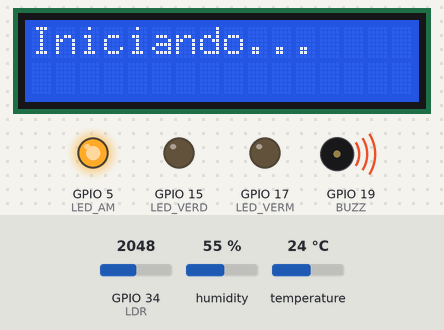
A sketch run on a simulated ESP32. On the bench: 16×2 character LCD, output pins drawn as LEDs (lit = HIGH), buzzer (waves = sounding). The test bench sets the inputs (shaded band); at power-on: GPIO 34 (LDR) = 2048, humidity 55 %, temperature 24 °C. WiFi joins after 1.5 s; servers stay silent unless stated; no MQTT or app messages arrive unless stated; what the sketch prints to the serial monitor is not drawn.

Above: at 3.1 s.
At 6.8 s:
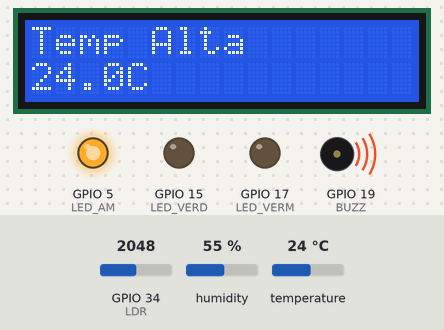
6.9 s: GPIO 34 (LDR) set to 2005
At 12.7 s:
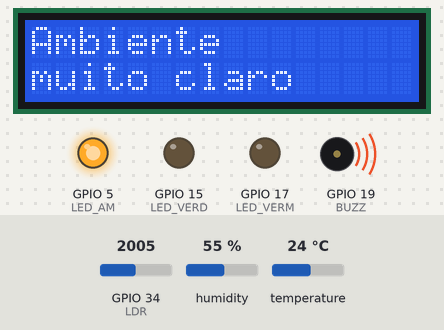
12.9 s: humidity set to 22 %
28.6 s: humidity set to 68 %
At 31.2 s:
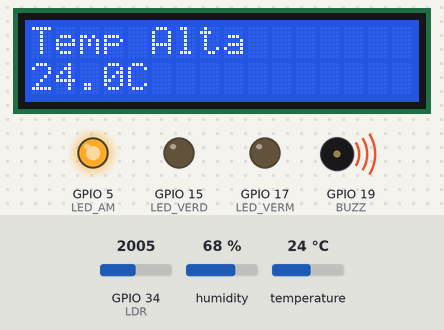
31.8 s: humidity set to 40 %
At 33.4 s:
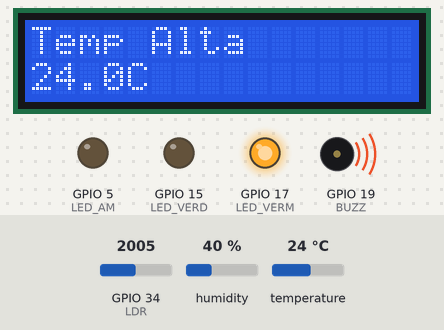
Timing chart, 0 to 34.9 s (numbered marks = the images above; inputs shaded):
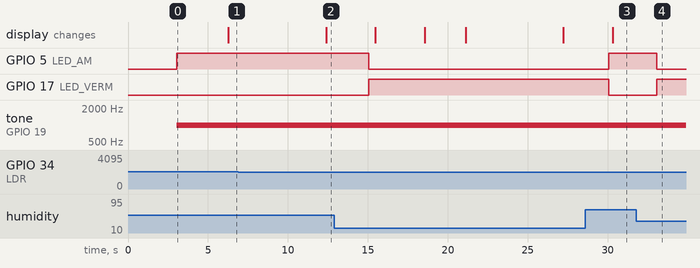

Measured:
- the behaviour switches between 2044 and 2043 on GPIO 34 (LDR) (found by bisection; images 1 and 2)
- after the input at 6.9 s, the display: changes after 5.5 s (image 2)
- after the input at 28.6 s, GPIO 5 (LED_AM): LOW → HIGH after 1.5 s; GPIO 17 (LED_VERM): HIGH → LOW after 1.5 s
- after the input at 31.8 s, GPIO 5 (LED_AM): HIGH → LOW after 1.3 s; GPIO 17 (LED_VERM): LOW → HIGH after 1.3 s

The sketch:

agnello.ino
```cpp
#include <WiFi.h>
#include <PubSubClient.h>
#include <DHT.h>
#include <LiquidCrystal_I2C.h>

// ======== DEFINIÇÕES DE PINOS ========
#define LED_VERM 17
#define LED_VERD 15
#define LED_AM 5
#define LDR 34
#define DHTPIN 4
#define DHTTYPE DHT22
#define BUZZ 19

// ======== LCD CONFIG ========
#define I2C_ADDR 0x27
#define LCD_COLUMNS 16
#define LCD_LINES 2
LiquidCrystal_I2C lcd(I2C_ADDR, LCD_COLUMNS, LCD_LINES);

// ======== DHT ========
DHT dht(DHTPIN, DHTTYPE);

// ======== CONSTANTES ========
const float GAMMA = 0.7;
const float RL10 = 50.0;
const int meia_luz = 60;
const int muito_claro = 100;

// ======== WI-FI E MQTT CONFIG ========
const char* default_SSID = "Wokwi-GUEST";
const char* default_PASSWORD = "";
const char* default_BROKER_MQTT = "107.22.140.214";
const int default_BROKER_PORT = 1883;
const char* default_TOPICO_SUBSCRIBE = "/TEF/device007/cmd";
const char* default_TOPICO_PUBLISH_1 = "/TEF/device007/attrs";
const char* default_TOPICO_PUBLISH_2 = "/TEF/device007/attrs/l";
const char* default_TOPICO_PUBLISH_3 = "/TEF/device007/attrs/t";
const char* default_TOPICO_PUBLISH_4 = "/TEF/device007/attrs/u";
const char* default_ID_MQTT = "fiware_001";
const char* topicPrefix = "device007";

// Variáveis para configurações editáveis
char* SSID = const_cast<char*>(default_SSID);
char* PASSWORD = const_cast<char*>(default_PASSWORD);
char* BROKER_MQTT = const_cast<char*>(default_BROKER_MQTT);
int BROKER_PORT = default_BROKER_PORT;
char* TOPICO_SUBSCRIBE = const_cast<char*>(default_TOPICO_SUBSCRIBE);
char* TOPICO_PUBLISH_1 = const_cast<char*>(default_TOPICO_PUBLISH_1);
char* TOPICO_PUBLISH_2 = const_cast<char*>(default_TOPICO_PUBLISH_2);
char* TOPICO_PUBLISH_3 = const_cast<char*>(default_TOPICO_PUBLISH_3);
char* TOPICO_PUBLISH_4 = const_cast<char*>(default_TOPICO_PUBLISH_4);
char* ID_MQTT = const_cast<char*>(default_ID_MQTT);

WiFiClient espClient;
PubSubClient MQTT(espClient);

char EstadoSaida = '0';

// ======== VARIÁVEIS ========
float voltage, resistance, lux, temp, umid, mediaTemp, mediaUmid, somaTemp, somaUmid;
int lum, contadorMensagens, lum_ldr;
int leituras = 5;

#define PRIORIDADE_NORMAL 0
#define PRIORIDADE_MEDIA 1
#define PRIORIDADE_ALTA 2

static int prioridadeAtual = PRIORIDADE_NORMAL;
bool alarmeLuminosidade = false;
bool alarmeTemperatura = false;
bool alarmeUmidade = false;

unsigned long tempoAtual = 0;
unsigned long ultimaLeituraSensor = 0;
unsigned long ultimoUpdateRapido = 0;
unsigned long intervaloLeitura = 3000;
const unsigned long intervaloRapido = 200;
unsigned long tempoMensagemLCD = 3000;
bool mostrandoMensagem = false;
String mensagemAtualLinha1 = "";
String mensagemAtualLinha2 = "";
unsigned long tempoExibicaoMensagem = 0;
bool mensagemPrioritaria = false;
bool condicaoNormal = true;
bool alarmeLigado = false;

bool controleManual = false;
unsigned long tempoUltimoComando = 0;
const unsigned long TEMPO_RESET_MANUAL = 100000;

struct Mensagem {
  String linha1;
  String linha2;
  int prioridade;
};

Mensagem mensagensPrioritarias[4];

byte taca1[8] = {
  B11111,
  B10000,
  B11111,
  B11111,
  B01111,
  B00111,
  B00001,
  B00001
  };

byte taca2[8] = {
  B11111,
  B00001,
  B11111,
  B11111,
  B11110,
  B11100,
  B10000,
  B10000
};

byte taca3[8] = {
  B00001,
  B00001,
  B00001,
  B00001,
  B00001,
  B01111,
  B00000,
  B00000
};

byte taca4[8] = {
  B10000,
  B10000,
  B10000,
  B10000,
  B10000,
  B11110,
  B00000,
  B00000
};


// ======== FUNÇÕES ========
void initWiFi() {
    delay(10);
    Serial.println("------Conexao WI-FI------");
    Serial.print("Conectando-se na rede: ");
    Serial.println(SSID);
    Serial.println("Aguarde");
    reconectWiFi();
}

void reconectWiFi() {
    if (WiFi.status() == WL_CONNECTED)
        return;
    WiFi.begin(SSID, PASSWORD);
    while (WiFi.status() != WL_CONNECTED) {
        delay(100);
        Serial.print(".");
    }
    Serial.println();
    Serial.println("Conectado com sucesso na rede ");
    Serial.print(SSID);
    Serial.println("IP obtido: ");
    Serial.println(WiFi.localIP());
}

void initMQTT() {
  MQTT.setServer(BROKER_MQTT, BROKER_PORT);
  MQTT.setCallback(mqtt_callback);
}

void reconnectMQTT() {
  while (!MQTT.connected()) {
    Serial.print("* Tentando conectar ao broker MQTT: ");
    Serial.println(BROKER_MQTT);
    if (MQTT.connect(ID_MQTT)) {
      Serial.println("Conectado ao broker MQTT!");
      MQTT.subscribe(TOPICO_SUBSCRIBE);
    } else {
      Serial.println("Falha na conexão, tentando novamente...");
      delay(2000);
    }
  }
}

void mqtt_callback(char* topic, byte* payload, unsigned int length) {
    String msg;
    for (int i = 0; i < length; i++) {
        char c = (char)payload[i];
        msg += c;
    }
    Serial.print("- Mensagem recebida: ");
    Serial.println(msg);
    String onTopic = String(topicPrefix) + "@on|";
    String offTopic = String(topicPrefix) + "@off|";
    String autoTopic = String(topicPrefix) + "@auto|";

    if (msg.equals(onTopic)) {
        ligarBuzz();
        controleManual = true;
        EstadoSaida = '1';
        Serial.println("Modo manual ativado → Buzzer LIGADO por comando MQTT");
    }

    if (msg.equals(offTopic)) {
        desligarBuzz();
        controleManual = true;
        EstadoSaida = '0';
        Serial.println("Modo manual ativado → Buzzer DESLIGADO por comando MQTT");
    }

    if (msg.equals(autoTopic)) {
       controleManual = false;
       Serial.println("Modo automatico ativado → Buzzer cotrolado por sensores");
    }
}

void VerificaConexoesWiFIEMQTT() {
    if (!MQTT.connected())
        reconnectMQTT();
    reconectWiFi();
}

void AtualizaEstadoSaida() {
  if (!controleManual){
    if (alarmeLigado) {
      ligarBuzz();
      EstadoSaida = '1';
    }else {
      desligarBuzz();
      EstadoSaida = '0';
    }
  }
}

void EnviaEstadoOutputMQTT() {
    AtualizaEstadoSaida();
    if (EstadoSaida == '1') {
        MQTT.publish(TOPICO_PUBLISH_1, "s|on");
    }

    if (EstadoSaida == '0') {
        MQTT.publish(TOPICO_PUBLISH_1, "s|off");
    }
    Serial.print("Estado enviado ao broker: ");
    Serial.println(EstadoSaida == '1' ? "ON" : "OFF");
    Serial.print("Modo atual: ");
    Serial.println(controleManual ? "MANUAL" : "AUTOMÁTICO");
}

void ligarBuzz() {
  if (!alarmeLigado) {
    tone(BUZZ, 1000);
    alarmeLigado = true;
  }
}

void desligarBuzz() {
  if (alarmeLigado) {
    noTone(BUZZ);
    alarmeLigado = false;
  }
}

// ======== SENSOR DE LUMINOSIDADE ========
void sensorLuminosidade(){
  lum_ldr = analogRead(LDR);
  lum = map(lum_ldr, 4095, 0, 1024, 0);
  voltage = lum / 1024.0 * 5;
  resistance = 2000 * voltage / (1 - voltage / 5);
  lux = pow(RL10 * 1e3 * pow(10, GAMMA) / resistance, (1 / GAMMA));

  Serial.print("Leitura ADC: ");
  Serial.print(lum_ldr);
  Serial.print(" | Lum: ");
  Serial.print(lum);
  Serial.print(" | Lux: ");
  Serial.println(lux);

  String mensagemLumi = String(lux);
  MQTT.publish(default_TOPICO_PUBLISH_2, mensagemLumi.c_str());
}


// ======== SENSOR DHT22 ========
void sensorTempUmid(){
  temp = dht.readTemperature();
  umid = dht.readHumidity();

  Serial.print("Temp: ");
  Serial.print(temp);
  Serial.print("°C | Umid: ");
  Serial.print(umid);
  Serial.print("%");

  String mensagemTemp = String(temp);
  MQTT.publish(default_TOPICO_PUBLISH_3, mensagemTemp.c_str());
  //String umidMsg = "umidade: " + String(umid);
  String mensagemUmid = String(umid);
  MQTT.publish(default_TOPICO_PUBLISH_4, mensagemUmid.c_str());
}

// ======== LCD ========
void atualizarLCD() {
  static unsigned long ultimaAtualizacao = 0;
  static String ultimaLinha1 = "";
  static String ultimaLinha2 = "";
  const unsigned long intervaloAtualizacao = 500;

 if (millis() - ultimaAtualizacao >= intervaloAtualizacao) {
    if (mensagemAtualLinha1 != ultimaLinha1 || mensagemAtualLinha2 != ultimaLinha2) {
      lcd.setCursor(0, 0);
      lcd.print("                ");
      lcd.setCursor(0, 0);
      lcd.print(mensagemAtualLinha1);
      lcd.setCursor(0, 1);
      lcd.print("                ");
      lcd.setCursor(0, 1);
      lcd.print(mensagemAtualLinha2);

      ultimaLinha1 = mensagemAtualLinha1;
      ultimaLinha2 = mensagemAtualLinha2;
    }
    ultimaAtualizacao = millis();
  }
}

// ======== LÓGICA DE EXIBIÇÃO ========
void mostrarMensagem(String linha1, String linha2, int prioridade) {
  static int ultimaPrioridade = PRIORIDADE_NORMAL;

  if (prioridade >= PRIORIDADE_ALTA) {
    if (contadorMensagens < 4) {
      mensagensPrioritarias[contadorMensagens].linha1 = linha1;
      mensagensPrioritarias[contadorMensagens].linha2 = linha2;
      mensagensPrioritarias[contadorMensagens].prioridade = prioridade;
      contadorMensagens++;
    }
  }

  static unsigned long tempoExibicao = 0;
  static bool exibindoMensagensPrioritarias = false;

  if (contadorMensagens > 0) {
    if (!exibindoMensagensPrioritarias) {
      exibindoMensagensPrioritarias = true;
      tempoExibicao = millis();
    }

    if (millis() - tempoExibicao >= tempoMensagemLCD) {
      mensagemAtualLinha1 = mensagensPrioritarias[0].linha1;
      mensagemAtualLinha2 = mensagensPrioritarias[0].linha2;
      atualizarLCD();
      for (int i = 0; i < contadorMensagens - 1; i++) {
        mensagensPrioritarias[i] = mensagensPrioritarias[i + 1];
      }

      contadorMensagens--;
      tempoExibicao = millis();
    }
  }
  if (contadorMensagens == 0 && exibindoMensagensPrioritarias) {
    exibindoMensagensPrioritarias = false;
  }

  if (contadorMensagens == 0 && !exibindoMensagensPrioritarias) {
    if (prioridade == PRIORIDADE_NORMAL) {
      mensagemAtualLinha1 = linha1;
      mensagemAtualLinha2 = linha2;
      atualizarLCD();
    }
  }
}

void setup(){
  lcd.init();
  lcd.backlight();
  lcd.clear();
  lcd.setCursor(0, 0);
  lcd.print("Iniciando...");

  pinMode(LED_VERM, OUTPUT);
  pinMode(LED_AM, OUTPUT);
  pinMode(LED_VERD, OUTPUT);
  pinMode(BUZZ, OUTPUT);

  Serial.begin(115200);
  dht.begin();

  lcd.createChar(0, taca1);
  lcd.createChar(1, taca2);
  lcd.createChar(2, taca3);
  lcd.createChar(3, taca4);

  initWiFi();
  initMQTT();
  MQTT.publish(TOPICO_PUBLISH_1, "s|on");

}

void loop(){
  VerificaConexoesWiFIEMQTT();
  EnviaEstadoOutputMQTT();
  MQTT.loop();

  tempoAtual = millis();

  sensorLuminosidade();
  sensorTempUmid();

  atualizarLCD();

  if (tempoAtual - ultimoUpdateRapido >= intervaloRapido) {
    atualizarLCD();
    ultimoUpdateRapido = tempoAtual;
  }

  if (tempoAtual - ultimaLeituraSensor >= intervaloLeitura) {
    ultimaLeituraSensor = tempoAtual;

    somaTemp = 0;
    somaUmid = 0;

    for (int i = 0; i < leituras; i++) {
      sensorTempUmid();
      sensorLuminosidade();
      somaTemp += temp;
      somaUmid += umid;
    }

    mediaTemp = somaTemp / leituras;
    mediaUmid = somaUmid / leituras;

    alarmeLuminosidade = false;
    alarmeTemperatura = false;
    alarmeUmidade = false;
    condicaoNormal = true;

    if (lux <= meia_luz) {
      digitalWrite(LED_VERD, HIGH);
      digitalWrite(LED_AM, LOW);
      digitalWrite(LED_VERM, LOW);
    }
    else if (lux > meia_luz && lux < muito_claro) {
      digitalWrite(LED_VERD, LOW);
      digitalWrite(LED_AM, HIGH);
      digitalWrite(LED_VERM, LOW);
      mostrarMensagem("Ambiente", "meia luz", PRIORIDADE_MEDIA);
      condicaoNormal = false;
    }
    else if (lux >= muito_claro) {
      digitalWrite(LED_VERD, LOW);
      digitalWrite(LED_AM, LOW);
      digitalWrite(LED_VERM, HIGH);
      mostrarMensagem("Ambiente", "muito claro", PRIORIDADE_ALTA);
      alarmeLuminosidade = true;
      condicaoNormal = false;
    }

    if(temp > 15){
      digitalWrite(LED_VERD, LOW);
      digitalWrite(LED_AM, HIGH);
      digitalWrite(LED_VERM, LOW);
      mostrarMensagem("Temp Alta", String(temp, 1) + "C", PRIORIDADE_ALTA);
      alarmeTemperatura = true;
      condicaoNormal = false;
    }
    else if (temp < 10){
      digitalWrite(LED_VERD, LOW);
      digitalWrite(LED_AM, HIGH);
      digitalWrite(LED_VERM, LOW);
      mostrarMensagem("Temp Baixa", String(temp, 1) + "C", PRIORIDADE_ALTA);
      alarmeTemperatura = true;
      condicaoNormal = false;
    }

    if(umid < 50){
      digitalWrite(LED_VERD, LOW);
      digitalWrite(LED_AM, LOW);
      digitalWrite(LED_VERM, HIGH);
      mostrarMensagem("Umidade Baixa", String(umid, 1) + "%", PRIORIDADE_ALTA);
      alarmeUmidade = true;
      condicaoNormal = false;
    }
    else if(umid > 70){
      digitalWrite(LED_VERD, LOW);
      digitalWrite(LED_AM, LOW);
      digitalWrite(LED_VERM, HIGH);

      mostrarMensagem("Umidade Alta", String(umid, 1) + "%", PRIORIDADE_ALTA);
      alarmeUmidade = true;
      condicaoNormal = false;
    }

    if (condicaoNormal){
      mostrarMensagem("Temp: " + String(mediaTemp,1) + "C","Umid: " + String(mediaUmid,1) + "%", PRIORIDADE_NORMAL);
      prioridadeAtual = PRIORIDADE_NORMAL;

      lcd.setCursor(14, 0);
      lcd.write(byte(0));
      lcd.setCursor(15, 0);
      lcd.write(byte(1));
      lcd.setCursor(14, 1);
      lcd.write(byte(2));
      lcd.setCursor(15, 1);
      lcd.write(byte(3));
    }

  if (!controleManual) {
    if (alarmeLuminosidade || alarmeTemperatura || alarmeUmidade) {
      ligarBuzz();
    } else {
      desligarBuzz();
    }
  }

  AtualizaEstadoSaida();

  if (controleManual && millis() - tempoUltimoComando > TEMPO_RESET_MANUAL) {
    controleManual = false;
    Serial.println("Modo automático reativado após tempo limite");
  }

  }

}
```
